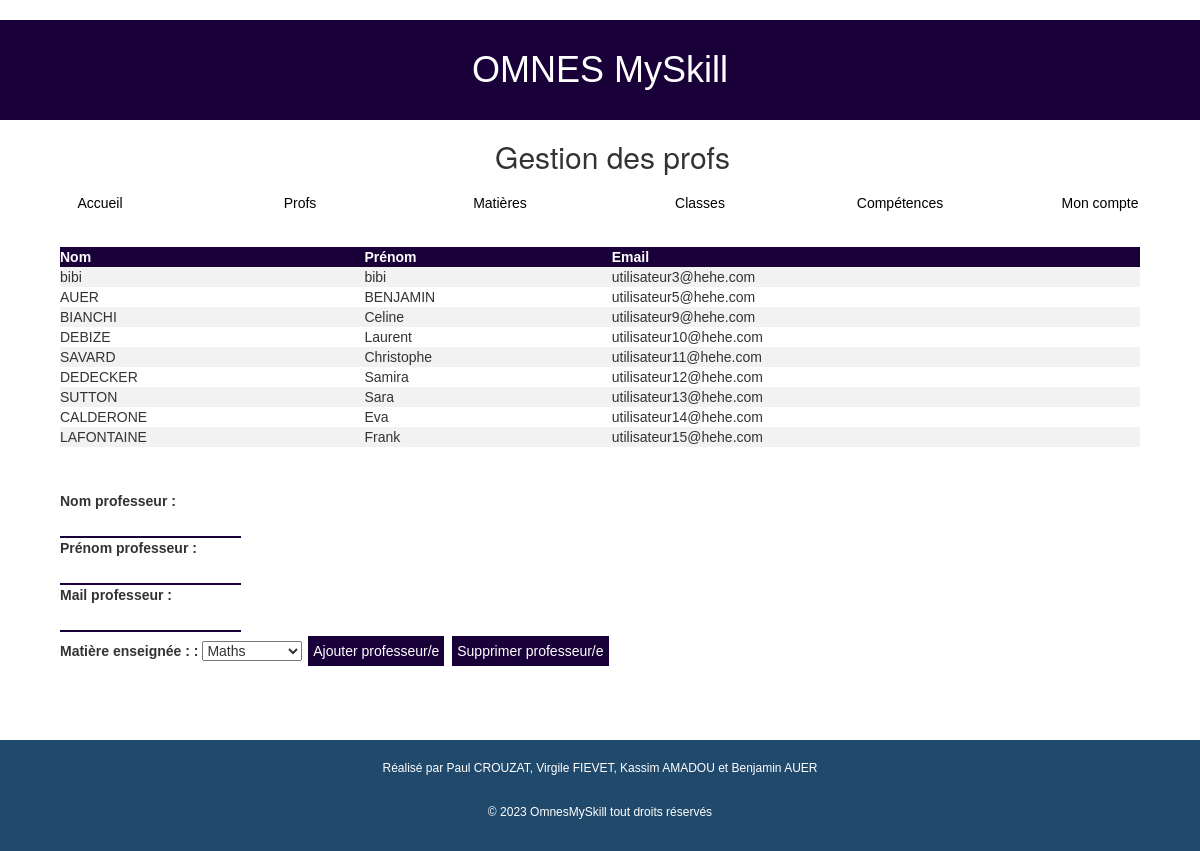
/profsAdmin.php, run on the app's committed database.
### tables this page shows
CREATE TABLE `utilisateurs` (
  `idUtilisateur` int(200) NOT NULL,
  `prenom` varchar(25) NOT NULL,
  `nom` varchar(25) NOT NULL,
  `mdp` varchar(25) NOT NULL,
  `rang` int(5) NOT NULL,
  `mail` varchar(25) NOT NULL
);

### profsAdmin.php (the view, shortened to what this page needs)
<!DOCTYPE html>
<html lang="en">
<head>
    <link rel="stylesheet" type="text/css" href="style_menu.css">
    <link rel="stylesheet" type="text/css" href="style_footer.css">
</head>
<body>
<?php
 include 'menuAdmin.php';
 include 'connexionBDD.php';
$sql = "SELECT * FROM utilisateurs WHERE rang=2";
$stmt = $bdd->prepare($sql);
$stmt->execute();
$result = $stmt->fetchAll(PDO::FETCH_ASSOC);
$sqlMatiere = "SELECT idMatiere, nom FROM matieres";
$stmtMatiere = $bdd->prepare($sqlMatiere);
$stmtMatiere->execute();
$idMatiere = $stmtMatiere->fetchAll(PDO::FETCH_ASSOC);
?>
<div style="overflow-x:auto;">
<table>
        <tr>
            <th>Nom</th>
            <th>Prénom</th>
            <th>Email</th>
        </tr>
        <?php
        if (count($result) > 0) {
            foreach ($result as $row) {
                echo "<tr>";
                echo "<td>".$row["nom"]."</td>";
                echo "<td>".$row["prenom"]."</td>";
                echo "<td>".$row["mail"]."</td>";
                echo "</tr>";
            }
        } else {
            echo "<tr><td colspan='3'>No data found</td></tr>";
        }
        ?>
    </table>
    </div>
    <div class="formModif">
    <form method="post" action="ajoutSuppElements.php">
        <p>
         <br>
            <label for="nom">Nom professeur : </label> <br>
            <input type="text" name="nomProf" id="nomProf"> <br>
            <label for="nom">Prénom professeur : </label> <br>
            <input type="text" name="prenom" id="prenom"> <br>
            <label for="nom">Mail professeur : </label> <br>
            <input type="text" name="mailP" id="mailP"> <br>
            <label for="prenom">Matière enseignée : : </label>
            <select name="matiere" id="matiere">
            <?php foreach ($idMatiere as $m) : ?>
                <option value="<?php echo $m['idMatiere']; ?>"><?php echo $m['nom']; ?></option>
            <?php endforeach; ?>
        </select>
            <input type="submit" name="button1" value="Ajouter professeur/e">
            <input type="submit" name="button2" value="Supprimer professeur/e">
        </p>
    </form>
    </div>
</html>
</body>
<?php
include 'footer.php';
?>
</html>

### style_menu.css (style rules this page uses)
* { margin: 0px; padding: 0px; font-family: Avenir, sans-serif; }
table { overflow: auto; margin-left:5%; margin-right:5%; width: 90%; text-align: left; border: none; }
th, td { padding: 15px; text-align: left; }
th { background-color: #190039; color: white; }
tr:nth-child(even) { background-color: #f2f2f2; }
form { overflow: auto; display: block; margin-left: auto; margin-right: auto; }
input[type=text] { border: none; border-bottom: 2px solid #190039; color: black; }
input[type=button], input[type=submit] { background-color: #190039; border: none; color: white; padding: 5px 5px; text-decoration: none; margin: 4px 2px; cursor: pointer; }
.formModif { margin-bottom: 5%; margin-left: 5%; margin-right: 5%; margin-top: 2%; }

### data on the page
utilisateurs: nom "bibi", prenom "bibi", mail "utilisateur3@hehe.com"
utilisateurs: nom "AUER", prenom "BENJAMIN", mail "utilisateur5@hehe.com"
utilisateurs: nom "BIANCHI", prenom "Celine", mail "utilisateur9@hehe.com"
utilisateurs: nom "DEBIZE", prenom "Laurent", mail "utilisateur10@hehe.com"
utilisateurs: nom "SAVARD", prenom "Christophe", mail "utilisateur11@hehe.com"
utilisateurs: nom "DEDECKER", prenom "Samira", mail "utilisateur12@hehe.com"
utilisateurs: nom "SUTTON", prenom "Sara", mail "utilisateur13@hehe.com"
utilisateurs: nom "CALDERONE", prenom "Eva", mail "utilisateur14@hehe.com"
utilisateurs: nom "LAFONTAINE", prenom "Frank", mail "utilisateur15@hehe.com"

### other printed values
$titre "Gestion des profs"
form field matiere "Maths"
